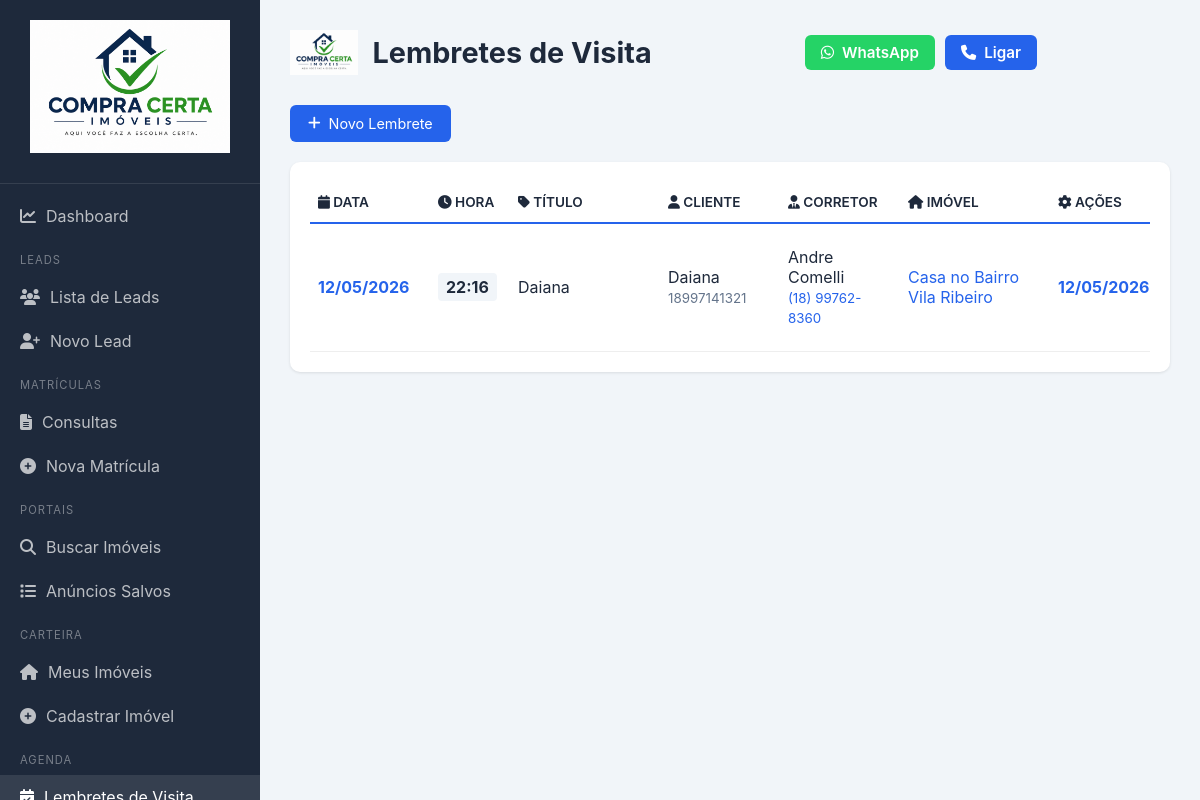
Screenshot of /lembretes (signed in) with the database file from the repository.
### models.py (models this page shows)
class Lembrete(db.Model):
    id = db.Column(db.Integer, primary_key=True)
    titulo = db.Column(db.String(200), nullable=False)
    cliente_nome = db.Column(db.String(100))
    cliente_telefone = db.Column(db.String(20))
    corretor_nome = db.Column(db.String(100), default='Andre Comelli')
    corretor_telefone = db.Column(db.String(20), default='(18) 99762-8360')
    imovel_id = db.Column(db.Integer, db.ForeignKey('imovel.id'))
    imovel = db.relationship('Imovel', backref='lembretes')
    data_visita = db.Column(db.DateTime, nullable=False)
    local = db.Column(db.String(200))
    observacoes = db.Column(db.Text)
    lembrado = db.Column(db.Boolean, default=False)
    criado_em = db.Column(db.DateTime, default=datetime.utcnow)

class Imovel(db.Model):
    id = db.Column(db.Integer, primary_key=True)
    titulo = db.Column(db.String(200), nullable=False)
    tipo = db.Column(db.String(30))
    negocio = db.Column(db.String(20))
    endereco = db.Column(db.String(200), nullable=False)
    bairro = db.Column(db.String(100))
    cidade = db.Column(db.String(100), default='Assis-SP')
    cep = db.Column(db.String(20))
    preco = db.Column(db.String(50))
    area = db.Column(db.String(50))
    quartos = db.Column(db.String(20))
    banheiros = db.Column(db.String(20))
    vagas = db.Column(db.String(20))
    descricao = db.Column(db.Text)
    proprietario_nome = db.Column(db.String(100))
    proprietario_telefone = db.Column(db.String(50))
    proprietario_email = db.Column(db.String(100))
    foto_capa = db.Column(db.String(200))
    status = db.Column(db.String(30), default='ativo')
    visualizacoes = db.Column(db.Integer, default=0)
    destaque = db.Column(db.Boolean, default=False)
    criado_em = db.Column(db.DateTime, default=datetime.utcnow)
    fotos = db.relationship('ImovelFoto', backref='imovel', lazy=True, cascade='all, delete-orphan')

### app.py (the view)
@app.route('/lembretes')
@login_required
def listar_lembretes():
    from datetime import datetime
    lembretes = Lembrete.query.order_by(Lembrete.data_visita.asc()).all()
    imoveis = Imovel.query.filter_by(status='ativo').all()
    return render_template('lembretes.html', lembretes=lembretes, imoveis=imoveis)

### app.py (called while the page is built)
def login_required(f):
    @wraps(f)
    def decorated_function(*args, **kwargs):
        if not session.get('logado'):
            return redirect(url_for('login'))
        return f(*args, **kwargs)
    return decorated_function

### templates/lembretes.html (shortened to what this page needs)
{% extends "base.html" %}
{% block header %}Lembretes de Visita{% endblock %}
{% block content %}
<div style="margin-bottom: 20px; display: flex; gap: 10px; flex-wrap: wrap;">
    <a href="{{ url_for('novo_lembrete') }}" class="btn btn-primary">
        <i class="fas fa-plus"></i> Novo Lembrete
    </a>
</div>
<div class="card">
    <div style="overflow-x: auto;">
        <table class="table">
            <thead>
                <tr>
                    <th style="min-width: 120px;"><i class="fas fa-calendar"></i> Data</th>
                    <th style="min-width: 80px;"><i class="fas fa-clock"></i> Hora</th>
                    <th style="min-width: 150px;"><i class="fas fa-tag"></i> Título</th>
                    <th style="min-width: 120px;"><i class="fas fa-user"></i> Cliente</th>
                    <th style="min-width: 120px;"><i class="fas fa-user-tie"></i> Corretor</th>
                    <th style="min-width: 150px;"><i class="fas fa-home"></i> Imóvel</th>
                    <th style="min-width: 100px;"><i class="fas fa-cog"></i> Ações</th>
                </tr>
            </thead>
            <tbody>
                {% for lembrete in lembretes %}
                <tr>
                    <td>
                        <span style="font-weight: bold; color: var(--primary);">
                            {{ lembrete.data_visita.strftime('%d/%m/%Y') }}
                        </span>
                    </td>
                    <td>
                        <span style="background: var(--bg); padding: 4px 8px; border-radius: 4px; font-weight: bold;">
                            {{ lembrete.data_visita.strftime('%H:%M') }}
                        </span>
                    </td>
                    <td>{{ lembrete.titulo }}</td>
                    <td>
                        {{ lembrete.cliente_nome or '-' }}
                        <br>
                        <small style="color: var(--text-light);">{{ lembrete.cliente_telefone or '' }}</small>
                    </td>
                    <td>
                        {{ lembrete.corretor_nome or 'Andre Comelli' }}
                        <br>
                        <small style="color: var(--primary);">{{ lembrete.corretor_telefone or '(18) 99762-8360' }}</small>
                    </td>
                    <td>
                        {% if lembrete.imovel %}
                            <span style="color: var(--primary);">{{ lembrete.imovel.titulo }}</span>
                        {% else %}
                            -
                        {% endif %}
                    </td>
                    <td>
                        <span style="font-weight: bold; color: var(--primary);">
                            {{ lembrete.data_visita.strftime('%d/%m/%Y') }}
                        </span>
                    </td>
                </tr>
                {% endfor %}
            </tbody>
        </table>
    </div>
</div>
{% endblock %}

### static/css/style.css (style rules this page uses)
* { margin: 0; padding: 0; box-sizing: border-box; }
:root { --primary: #2563eb; --primary-dark: #1d4ed8; --secondary: #64748b; --success: #10b981; --warning: #f59e0b; --danger: #ef4444; --info: #06b6d4; --purple: #8b5cf6; --bg: #f1f5f9; --white: #ffffff; --text: #1e293b; --text-light: #64748b; --border: #e2e8f0; --sidebar-width: 260px; }
body { font-family: -apple-system, BlinkMacSystemFont, 'Segoe UI', Roboto, sans-serif; background: var(--bg); color: var(--text); display: flex; min-height: 100vh; }
.card { background: var(--white); border-radius: 10px; padding: 20px; box-shadow: 0 1px 3px rgba(0,0,0,0.1); margin-bottom: 20px; }
.table { width: 100%; border-collapse: collapse; }
.table th, .table td { padding: 12px 15px; text-align: left; border-bottom: 1px solid var(--border); }
.table th { font-weight: 600; color: var(--text-light); font-size: 0.85rem; text-transform: uppercase; }
.btn { display: inline-flex; align-items: center; gap: 8px; padding: 10px 18px; border: none; border-radius: 6px; font-size: 0.9rem; cursor: pointer; text-decoration: none; transition: all 0.2s; }
.btn-primary { background: var(--primary); color: var(--white); }

### templates/lembretes.html (style rules this page uses)
.table { width: 100%; border-collapse: collapse; }
.table th { text-align: left; padding: 12px 8px; border-bottom: 2px solid var(--primary); color: var(--text); }
.table td { padding: 12px 8px; border-bottom: 1px solid #eee; vertical-align: middle; }

### rows the page displays
Lembrete: data_visita "12/05/2026", data_visita "22:16", titulo "Daiana", cliente_nome "Daiana", cliente_telefone "18997141321", corretor_nome "Andre Comelli", corretor_telefone "(18) 99762-8360", imovel.titulo "Casa no Bairro Vila Ribeiro"
